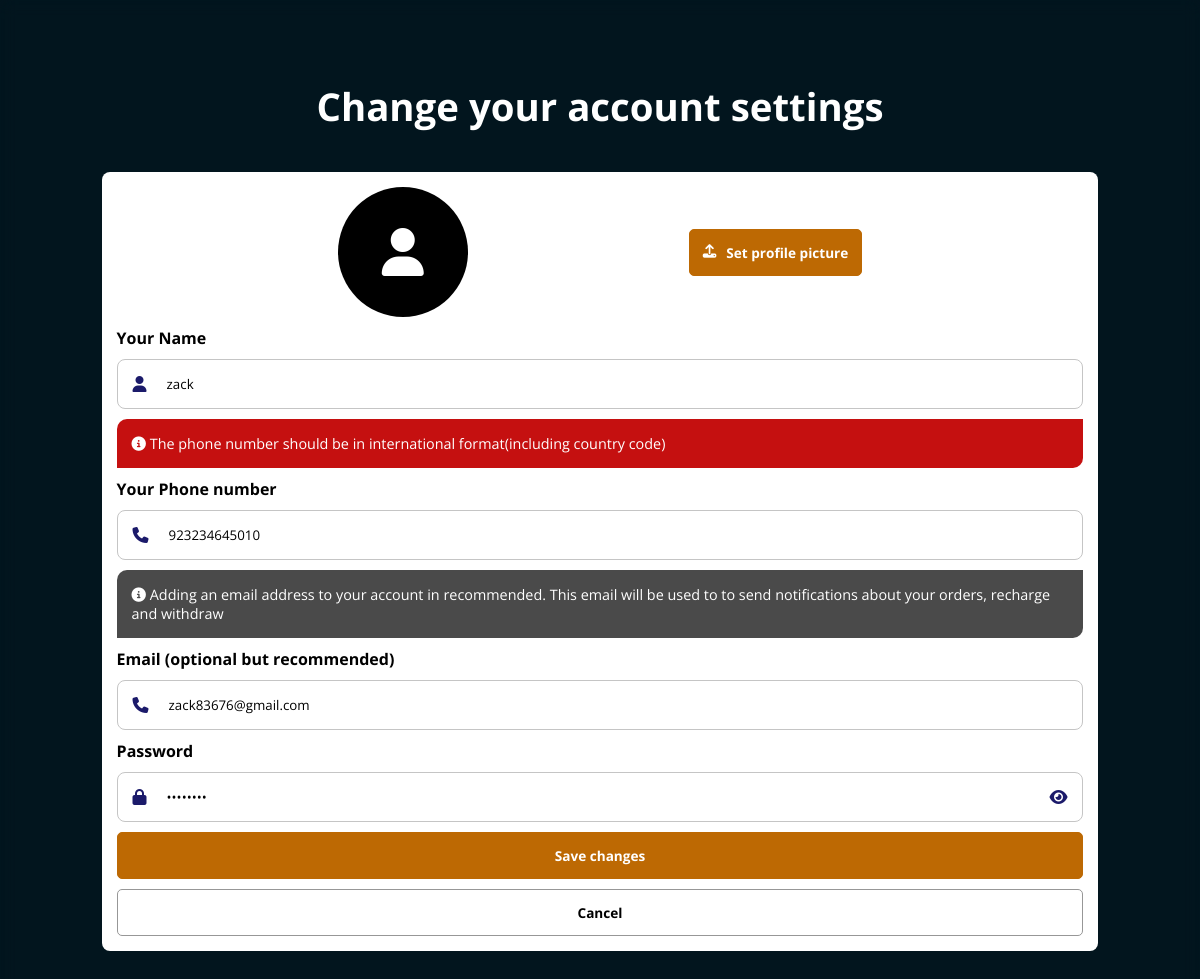
Screenshot of /user_account_settings/90133253 (signed in) with the database file from the repository.
### backend.py (models this page shows)
class users(db.Model):
    user_id = db.Column(db.String(50), primary_key=True, nullable=False)
    name = db.Column(db.String(50), nullable=False, unique=False)
    email = db.Column(db.String, nullable=True, unique=False)
    phone = db.Column(db.String(50), nullable=False, unique=True)
    password = db.Column(db.String(50), nullable=False, unique=False)
    country = db.Column(db.String(20), nullable=False, unique=False)
    account_status = db.Column(db.String(20), nullable=True, unique=False)
    selfReferalCode = db.Column(db.String(50), nullable=False, unique=True)
    joiningReferalCode = db.Column(db.String(50), nullable=False, unique=False)
    level = db.Column(db.Integer, nullable=False, unique=False)
    purchased_tickets = db.Column(db.String, nullable=True, unique=False)
    payment_requests = db.Column(db.String, nullable=True, unique=False)
    overall_referals = db.Column(db.Integer, nullable=False, unique=False)
    overall_deposit = db.Column(db.Float, nullable=False, unique=False)
    wallet_balance = db.Column(db.Float, nullable=False, unique=False)
    experience_money = db.Column(db.Float, nullable=True, unique=False)
    overall_earning = db.Column(db.Float, nullable=False, unique=False)
    today_earning = db.Column(db.Float, nullable=False, unique=False)
    monthly_earning = db.Column(db.Float, nullable=False, unique=False)

### backend.py (the view, shortened to what this page needs)
@app.route("/user_account_settings/<string:userid>", methods=["GET", "POST"])
def user_ac_settings(userid):
    user = users.query.filter_by(user_id=userid).first()
    source = request.args.get("source")
    if request.method == "GET":
        if user:
            return render_template("user/ac_settings.html", user=user, get_dpImg_src=get_dpImg_src, source=source)
        else:
            return (f"The user with user ID {userid} does not exist")

### backend.py (called while the page is built)
@app.route("/get-dp-img-src/<string:user_id>", methods=["GET"])
def get_dpImg_src(user_id):
    user_dp_folder = os.path.join(app.config['UPLOAD_FOLDER'], "dp", user_id)
    if os.path.exists(user_dp_folder):
        dp_filename = os.listdir(user_dp_folder)[0]
        img_src = "/" + os.path.join(user_dp_folder, dp_filename)
        return img_src
    else:
        return False

### flask_maintenance/__init__.py (called while the page is built)
    def _handler(self):
        actx = _app_ctx_stack.top
        rctx = _request_ctx_stack.top
        if actx and rctx:
            if request.endpoint not in FILTERED_ROUTES:
                ins_path = os.path.join(current_app.instance_path,
                                        'under_maintenance')
                if os.path.exists(ins_path) and os.path.isfile(ins_path):
                    abort(503)

### templates/user/ac_settings.html (shortened to what this page needs)
{% extends 'base.html' %}
{% block main %}
<main>
    <section class="right">
    <h1 class="textCenter">Change your account settings</h1>
    <form action="" method="post" id="loginForm">
        <div class="dpFieldWrapper">
                <div class="dpWrapper" id="dpWrapper">
                    {% if get_dpImg_src(user.user_id) %}
                    <img src="{{get_dpImg_src(user.user_id)}}" alt="Profile picture">
                    {% else %}
                    <i class="fa-solid fa-user"></i>
                    {% endif %}
                </div>
                <div class="btnsDiv" id="dpBtnsDiv">
                    {% if get_dpImg_src(user.user_id) %}
                    <button type="button" class="btn btnNormal btnWithIcon" id="dpUploadBtn">
                        <i class="fa-solid fa-upload"></i>
                        <span>Change picture</span>
                    </button>
                    <button type="button" class="btn btnRed btnWithIcon" id="dpDelBtn">
                        <i class="fa-solid fa-trash"></i>
                        <span>Delete picture</span>
                    </button>
                    {% else %}
                    <button type="button" class="btn btnNormal btnWithIcon" id="dpUploadBtn">
                        <i class="fa-solid fa-upload"></i>
                        <span>Set profile picture</span>
                    </button>
                    {% endif %}
                </div>
            </div>
            <label for="nameInput">Your Name</label>
            <div class="inputFieldWrapper">
                <i class="fa-solid fa-user"></i>
                <input class="inputField inputFieldJs" type="text" placeholder="Your Name" required name="name" id="nameInput" value="{{user.name}}">
            </div>
            <div class="formInfo danger">
                <p><span><i class="fa-solid fa-circle-info"></i></span> The phone number should be in international format(including country code)</p>
            </div>
            <label for="phoneInput">Your Phone number</label>
            <div class="inputFieldWrapper">
                <i class="fa-solid fa-phone"></i>
                <input class="inputField inputFieldJs" type="tel" placeholder="Phone Number" required name="phone" id="phoneInput" value="{{user.phone}}">
            </div>
            <div class="formInfo">
                <p><span><i class="fa-solid fa-circle-info"></i></span> Adding an email address to your account in recommended. This email will be used to to send notifications about your orders, recharge and withdraw</p>
            </div>
            <label for="phoneInput">Email (optional but recommended)</label>
            <div class="inputFieldWrapper">
                <i class="fa-solid fa-phone"></i>
                {% if user.email == "" or user.email == None or user.email == "None" %}
                <input class="inputField inputFieldJs" type="email" placeholder="Email address" name="email" id="emailInput">
                {% else %}
                <input class="inputField inputFieldJs" type="email" placeholder="Email address" name="email" id="emailInput" value="{{user.email}}">
                {% endif %}
            </div>
            <label for="phoneInput">Password</label>
            <div class="inputFieldWrapper">
                <i class="fa-solid fa-lock"></i>
                <input class="inputField inputFieldJs" type="password" placeholder="Password" name="password" id="pInput" value="{{user.password}}">
                <i class="fa-solid fa-eye" id="pShowBtn"></i>
            </div>
            <button type="submit" class="btn btnNormal" id="submitBtn">Save changes</button>
            {% if source == "admin" %}
            <a href="/admin/all_users" class="btn btnTrans black">Cancel</a>
            {% else %}
            <a href="/user/account" class="btn btnTrans black">Cancel</a>
            {% endif %}
        </form>
    </section>
</main>
{% endblock main %}

### static/css/comman.css (style rules this page uses)
* { padding: 0px; margin: 0px; color: white; font-family: 'Montserrat', sans-serif; font-family: 'Nunito', sans-serif; font-family: 'Open Sans', sans-serif; }
.textCenter { text-align: center; }
html { scroll-behavior: smooth; }
a.btn { text-decoration: none; }
.btn, .navlink { font-size: 0.85rem; }
.btn { background: none; border: none; padding: 13px; border-radius: 5px; font-weight: bold; text-align: center; }
.btnWithIcon { display: flex; align-items: center; justify-content: center; column-gap: 10px; }
.btn.btnNormal { background-color: #bd6903; border: 1px solid #bd6903; }
.btn.btnTrans { background: none; border: 1px solid rgb(151, 151, 151); }
.btn.btnTrans.black { color: black; }
form { background-color: white; padding: 15px; display: flex; flex-direction: column; row-gap: 10px; width: 90%; border-radius: 8px; }
form p { align-self: center; }
form p span { color: gray; }
.inputFieldWrapper { padding: 15px; display: flex; align-items: center; border: 1px solid #c5c5c5; border-radius: 8px; column-gap: 20px; }
.inputFieldWrapper i { color: #1b1a6a; }
.inputField { background: none; outline: none; border: none; width: 100%; color: black; }
.formInfo { row-gap: 10px; background-color: #000000b5; padding: 15px; border-radius: 10px 0px; font-size: 0.9rem; }
.formInfo p { text-align: left; }
.formInfo.danger { background-color: #c30707f5; }

### static/css/home/style.css (style rules this page uses)
body { background-color: #02151e; background-position: center; background-size: cover; background-repeat: no-repeat; background-blend-mode: darken; }
main { display: flex; flex-direction: column; row-gap: 10vh; backdrop-filter: blur(8px); }

### templates/user/ac_settings.html (style rules this page uses)
main { height: 100vh; display: flex; flex-direction: row; align-items: center; justify-content: center; padding: 0px 5vw; }
.right { display: flex; flex-direction: column; align-items: center; row-gap: 5vh; }
.right h1 { font-size: 2.4rem; }
form label { color: black; font-weight: bold; }
.right { padding: 10vh 0px; }
main { height: auto; }
.dpFieldWrapper { display: flex; align-items: center; justify-content: space-evenly; }
.dpFieldWrapper .dpWrapper { border-radius: 100%; background-color: black; padding: 5px; overflow: hidden; width: 120px; height: 120px; display: flex; align-items: center; justify-content: center; }
.dpFieldWrapper i.fa-user { font-size: 3rem; }
.dpFieldWrapper .btnsDiv { display: flex; flex-direction: column; row-gap: 5px; }

### rows the page displays
users: name "zack", phone "923234645010", email "zack83676@gmail.com"
